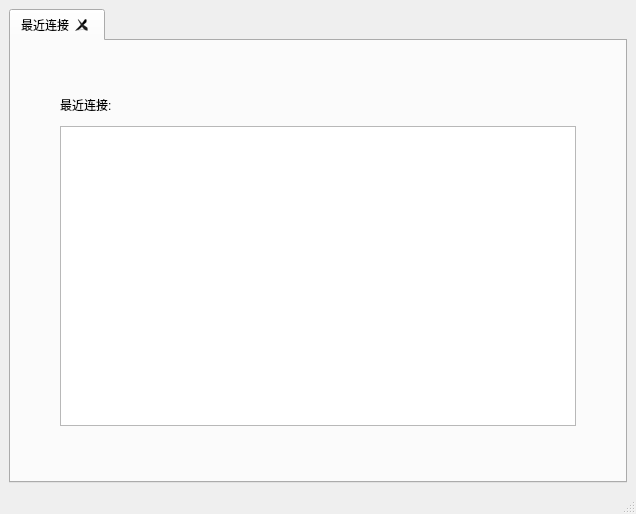
<?xml version="1.0" encoding="UTF-8"?>
<ui version="4.0">
 <class>Window::MyMainWindow</class>
 <widget class="QMainWindow" name="Window::MyMainWindow">
  <property name="geometry">
   <rect>
    <x>0</x>
    <y>0</y>
    <width>636</width>
    <height>514</height>
   </rect>
  </property>
  <property name="windowTitle">
   <string>MyMainWindow</string>
  </property>
  <widget class="QWidget" name="centralwidget">
   <layout class="QHBoxLayout" name="horizontalLayout">
    <item>
     <widget class="QTabWidget" name="tabWidgetMain">
      <property name="currentIndex">
       <number>0</number>
      </property>
      <property name="tabsClosable">
       <bool>true</bool>
      </property>
      <widget class="QWidget" name="tab">
       <attribute name="title">
        <string>最近连接</string>
       </attribute>
       <layout class="QGridLayout" name="gridLayout" rowstretch="0,1,10,0,0" columnstretch="0,10,0">
        <item row="4" column="1">
         <spacer name="verticalSpacer">
          <property name="orientation">
           <enum>Qt::Vertical</enum>
          </property>
          <property name="sizeHint" stdset="0">
           <size>
            <width>20</width>
            <height>40</height>
           </size>
          </property>
         </spacer>
        </item>
        <item row="1" column="1">
         <widget class="QLabel" name="labelRecentConnect">
          <property name="text">
           <string>最近连接: </string>
          </property>
         </widget>
        </item>
        <item row="0" column="1">
         <spacer name="verticalSpacer_2">
          <property name="orientation">
           <enum>Qt::Vertical</enum>
          </property>
          <property name="sizeHint" stdset="0">
           <size>
            <width>20</width>
            <height>40</height>
           </size>
          </property>
         </spacer>
        </item>
        <item row="2" column="1">
         <widget class="QListWidget" name="listWidgetRecentConnect"/>
        </item>
        <item row="2" column="2">
         <spacer name="horizontalSpacer_2">
          <property name="orientation">
           <enum>Qt::Horizontal</enum>
          </property>
          <property name="sizeHint" stdset="0">
           <size>
            <width>40</width>
            <height>20</height>
           </size>
          </property>
         </spacer>
        </item>
        <item row="2" column="0" rowspan="2">
         <spacer name="horizontalSpacer">
          <property name="orientation">
           <enum>Qt::Horizontal</enum>
          </property>
          <property name="sizeHint" stdset="0">
           <size>
            <width>40</width>
            <height>20</height>
           </size>
          </property>
         </spacer>
        </item>
       </layout>
      </widget>
     </widget>
    </item>
   </layout>
  </widget>
  <widget class="QMenuBar" name="menubar">
   <property name="geometry">
    <rect>
     <x>0</x>
     <y>0</y>
     <width>636</width>
     <height>22</height>
    </rect>
   </property>
  </widget>
  <widget class="QStatusBar" name="statusbar"/>
 </widget>
 <resources/>
 <connections/>
</ui>
